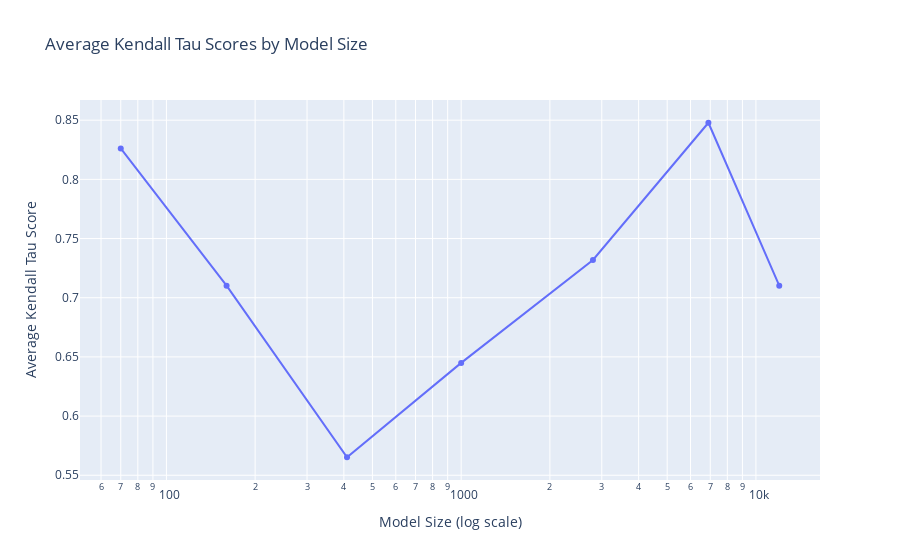

Notebook code for this chart:
### Code cell
# Plotting Kendall Tau Scores vs. Model Size
fig_kendall_tau = px.line(
    pythia_mean_scores,
    x="model_size",
    y="kendall_tau",
    title="Average Kendall Tau Scores by Model Size",
    labels={
        "model_size": "Model Size",
        "kendall_tau": "Average Kendall Tau Score",
    },
    markers=True,  # Add markers for each point
)

fig_kendall_tau.update_layout(xaxis_type="log", xaxis_title="Model Size (log scale)")
fig_kendall_tau.show()

### Figure 1 — Plotly figure (JSON) as saved in the notebook; plotly's stock layout.template omitted (floating-point values rounded to 4 significant figures)
{"data": [{"hovertemplate": "Model Size=%{x}<br>Average Kendall Tau Score=%{y}<extra></extra>", "legendgroup": "", "line": {"color": "#636efa", "dash": "solid"}, "marker": {"symbol": "circle"}, "mode": "lines+markers", "name": "", "orientation": "v", "showlegend": false, "type": "scatter", "x": [70, 160, 410, 1000, 2800, 6900, 12000], "xaxis": "x", "y": [0.8261, 0.7101, 0.5652, 0.6449, 0.7319, 0.8478, 0.7101], "yaxis": "y"}], "layout": {"legend": {"tracegroupgap": 0}, "title": {"text": "Average Kendall Tau Scores by Model Size"}, "xaxis": {"anchor": "y", "domain": [0, 1], "title": {"text": "Model Size (log scale)"}, "type": "log"}, "yaxis": {"anchor": "x", "domain": [0, 1], "title": {"text": "Average Kendall Tau Score"}}}}
